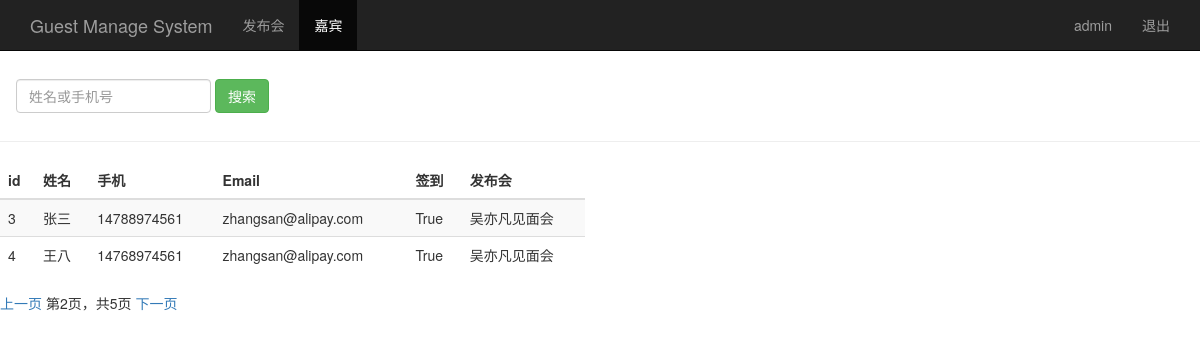
The page /guest_manage/?page=2 (signed in) on the database its author committed.
### sign/models.py (models this page shows, shortened)
class Guest(models.Model):
    event = models.ForeignKey(Event, on_delete=models.CASCADE)  # 关联发布会id
    realname = models.CharField(max_length=64)  # 真实姓名
    phone = models.CharField(max_length=16)  # 电话
    email = models.EmailField()  # 邮箱
    sign = models.BooleanField()  # 签到状态
    create_time = models.DateTimeField(auto_now=True)  # 创建时间，自动获取
    class Meta:
        unique_together = ("event", "phone")

class Event(models.Model):
    name = models.CharField(max_length=100)  # 发布会标题
    limit = models.IntegerField()  # 参加人数
    status = models.BooleanField()  # 状态
    address = models.CharField(max_length=200)  # 地址
    start_time = models.DateField('events time')  # 发布会时间
    create_time = models.DateField(auto_now=True)  # 创建时间，自动获取
    def __str__(self):
        return self.name

### sign/views.py (the view)
# urls.py: url(r'^guest_manage/$',views.guest_manage),
@login_required
def guest_manage(request):
    username = request.session.get('user', '')  # 读取浏览器session
    guest_list = Guest.objects.all()
    paginator = Paginator(guest_list, 2)
    page = request.GET.get('page')
    try:
        contacts = paginator.page(page)
    except PageNotAnInteger:
        contacts = paginator.page(1)
    except EmptyPage:
        contacts = paginator.page(paginator.num_pages)
    return render(request, "guest_manage.html", {"user": username, "guests": contacts})
    return render(request, "guest_manage.html", {"user": username, "guests": guest_list})

### templates/guest_manage.html (shortened to what this page needs)
<!DOCTYPE html>
<html lang="en">
<head>
    {% load bootstrap3 %}
    {% bootstrap_css %}
</head>
<body role="document">
<nav class="navbar navbar-inverse navbar-fixed-top">
    <div class="container">
        <div class="navbar-header">
            <a class="navbar-brand" href="/event_manage/">Guest Manage System</a>
        </div>
        <div id="navbar" class="collapse navbar-collapse">
            <ul class="nav navbar-nav">
                <li><a href="/event_manage/">发布会</a></li>
                <li class="active"><a href="#">嘉宾</a></li>
            </ul>
            <ul class="nav navbar-nav navbar-right">
                <li><a href="#">{{ user }}</a></li>
                <li><a href="/logout/">退出</a></li>
            </ul>
        </div>
    </div>
</nav>
<div class="page-header" style="padding-top: 30px">
    <div class="navbar" class="navbar-collapse collapse" style="margin-bottom: 10px;">
        <form class="navbar-form" method="get" action="/search_name/">
            <div class="form-group">
                <input name="name" type="text" placeholder="姓名或手机号" class="form-control">
            </div>
            <button type="submit" class="btn btn-success">搜索</button>
        </form>
    </div>
</div>
<div class="row">
    <div class="col-md-6">
        <table class="table table-striped">
            <thead>
            <tr>
                <th>id</th>
                <th>姓名</th>
                <th>手机</th>
                <th>Email</th>
                <th>签到</th>
                <th>发布会</th>
            </tr>
            </thead>
            <tbody>
            {% for guest in guests %}
                <tr>
                    <td>{{ guest.id }}</td>
                    <td>{{ guest.realname }}</td>
                    <td>{{ guest.phone }}</td>
                    <td>{{ guest.email }}</td>
                    <td>{{ guest.sign }}</td>
                    <td>{{ guest.event }}</td>
                </tr>
            {% endfor %}
            </tbody>
        </table>
    </div>
</div>
<div class="paginator">
    <span class="step-links">
        {% if guests.has_previous %}
            <a href="?上一页{{ guests.previous_page_number }}">上一页</a>
        {% endif %}
        <span class="current">
        第{{ guests.number }}页，共{{ guests.paginator.num_pages }}页
    </span>
        {% if guests.has_next %}
            <a href="?page={{ guests.next_page_number }}">下一页</a>
        {% endif %}
    </span>
</div>
</body>
</html>

### rows shown on the page
Guest: id "3", realname "张三", phone "14788974561", email "zhangsan@alipay.com", sign "True", event "吴亦凡见面会"
Guest: id "4", realname "王八", phone "14768974561", email "zhangsan@alipay.com", sign "True", event "吴亦凡见面会"

### other values the page prints
{{ user }} "admin"
{{ guests.number }} "2"
{{ guests.paginator.num_pages }} "5"
